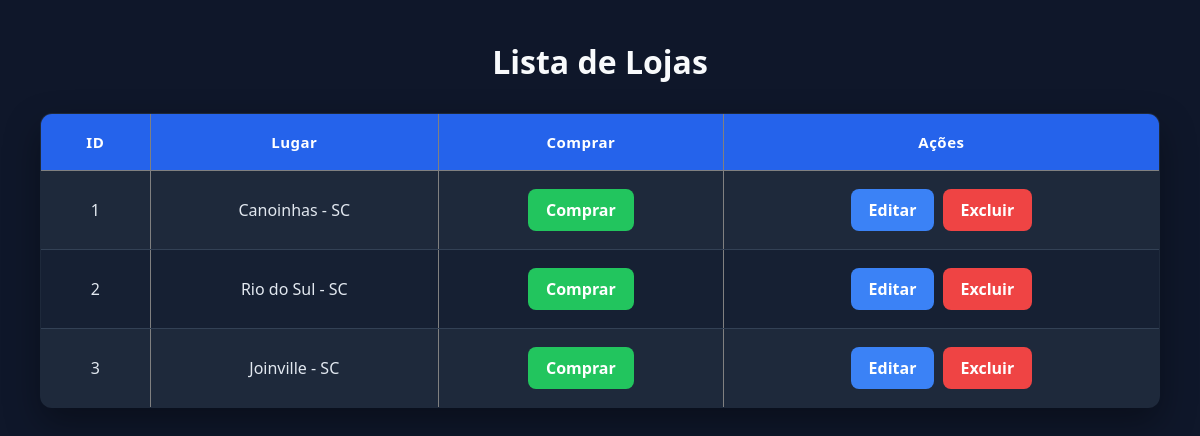
/loja/listaLoja.php, run on the app's committed database.
### tables this page shows
CREATE TABLE loja (
    id_loja INT AUTO_INCREMENT PRIMARY KEY,
    lugar VARCHAR(60) NOT NULL
);

### loja/listaLoja.php (the view, shortened to what this page needs)
<?php
require_once __DIR__ . '/../database.php';
$sql = "SELECT * FROM loja";
$stmt = $pdo->prepare($sql);
$stmt->execute();
$lojas = $stmt->fetchAll(PDO::FETCH_ASSOC);
?>
<!DOCTYPE html>
<html lang="en">
<head>
    <link rel="stylesheet" href="../css/style.css">
</head>
<body>
    <h1>Lista de Lojas</h1>
    <table border="1" cellpadding="5">
        <thead>
            <tr>
                <th>ID</th>
                <th>Lugar</th>
                <th>Comprar</th>
                <th>Ações</th>
            </tr>
        </thead>
        <tbody>
            <?php foreach ($lojas as $loja): ?>
                <tr>
                    <td><?= $loja['id_loja'] ?></td>
                    <td><?= $loja['lugar'] ?></td>
                    <td><a href="../pedidos/comprar.php?id=<?= $loja['id_loja'] ?>">Comprar</a></td>
                    <td>
                        <a href="edit.php?id=<?= $loja['id_loja'] ?>">Editar</a>
                        <a href="delete.php?id=<?= $loja['id_loja'] ?>">Excluir</a>
                    </td>
                </tr>
            <?php endforeach; ?>
        </tbody>
    </table>
</body>
</html>

### css/style.css (style rules this page uses)
* { margin:0; padding:0; box-sizing:border-box; font-family:Segoe UI,Roboto,Arial,sans-serif; }
body { background:#0f172a; color:#e2e8f0; min-height:100vh; padding:40px; }
h1 { text-align:center; margin-bottom:30px; color:#f8fafc; font-size:2rem; }
table { width:100%; border-collapse:collapse; background:#1e293b; border-radius:12px; overflow:hidden; box-shadow:0 15px 35px rgba(0,0,0,.35); }
thead { background:#2563eb; }
thead th { padding:18px; color:white; font-size:15px; letter-spacing:.5px; }
tbody td { padding:16px; border-bottom:1px solid #334155; text-align:center; }
tbody tr { transition:.25s; }
tbody tr:nth-child(even) { background:#162033; }
a { text-decoration:none; color:white; padding:10px 18px; border-radius:8px; display:inline-block; margin:2px; transition:.25s; font-weight:bold; }
a[href*="comprar"] { background:#22c55e; }
a[href*="edit"] { background:#3b82f6; }
a[href*="delete"] { background:#ef4444; }

### data on the page
loja: id_loja "1", lugar "Canoinhas - SC"
loja: id_loja "2", lugar "Rio do Sul - SC"
loja: id_loja "3", lugar "Joinville - SC"
